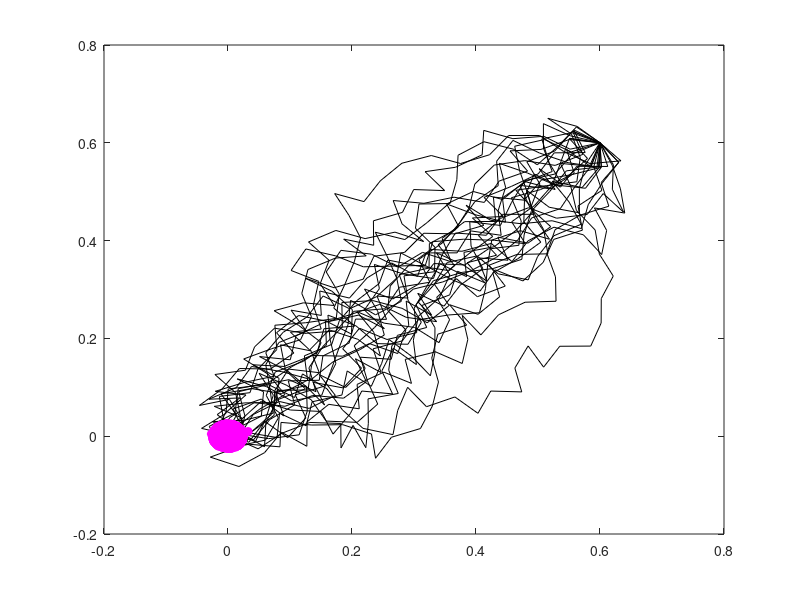
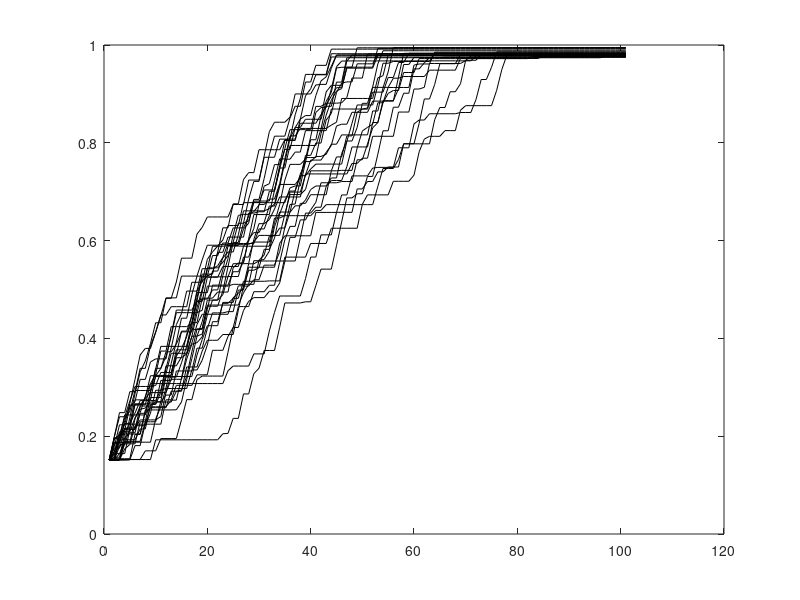
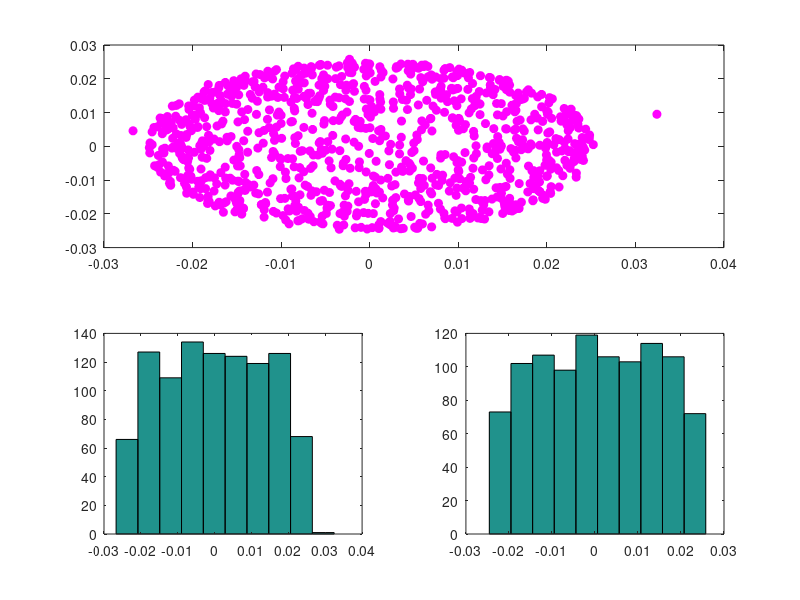

Here is the MATLAB script that generated these plots, in order: (Note: this script raises an error after producing the figures.)
%Fisher model



for n=1:1000
time=100;
x=NaN*ones(time,1);
y=NaN*ones(time,1);
dx=NaN*ones(time,1);
dy=NaN*ones(time,1);

x(1)=.6; dx(1)=0;
y(1)=.6; dy(1)=0;
sigma=-.05;            %0.5
q(1)=sqrt(x(1).^2 +y(1).^2);

for t=1:time
    
    dx0=randn(1);
    dy0=randn(1);
    a=1/sqrt(dx0^2+dy0^2);
    dx(t+1)=sigma*a*dx0;
    dy(t+1)=sigma*a*dy0;
    x(t+1)=min(max(x(t)+dx(t+1),-100),100);
    y(t+1)=min(max(y(t)+dy(t+1),-100),100);
    
    q(t+1)=sqrt(x(t+1).^2 +y(t+1).^2);
    
    if q(t+1)>q(t)
        x(t+1)=x(t);
        y(t+1)=y(t);
        q(t+1)=q(t);
    end
    
      if n==0 && t<100
        figure(2)
        subplot(2,1,1)
        plot(x(1:t+1), y(1:t+1), 'k-'); hold on
        plot([x(t+1)], [y(t+1)], 'ko', 'MarkerFaceColor', 'k')
        hold off

        subplot(2,1,2)
        plot([t t+1], 1-[q(t) q(t+1)], 'k')
        hold on
        pause(.1)
    end
    
end



if n<30
figure(1)
plot(x,y, 'k')
hold on
plot(x(end), y(end), 'mo', 'MarkerFaceColor', 'm');
pause(0.1)

figure(2)
plot(1:time+1, 1-q, 'k')
hold on
pause(0.1)
end

xend(n)=x(end);
yend(n)=y(end);
[I]=find(q<sigma);
if isempty(I)
    tend(n)=NaN;
else
    tend(n)=I(1);
end

end

figure(1)
plot(xend, yend, 'mo', 'MarkerFaceColor', 'm');

figure(3)
subplot(2,2,[1 2])
plot(xend, yend, 'mo', 'MarkerFaceColor', 'm');

subplot(2,2,3)
hist(xend)

subplot(2,2,4)
hist(yend)

figure
hist(tend)





SIGMA=[0.01 0.1 0.2 0.6 1 2 5];
MYcolor=['m' 'b' 'c' 'g' 'y' 'r' 'm'];

for s=1:length(SIGMA)

for n=1:1000
time=100;
x=NaN*ones(time,1);
y=NaN*ones(time,1);
dx=NaN*ones(time,1);
dy=NaN*ones(time,1);

x(1)=-10; dx(1)=0;
y(1)=-10; dy(1)=0;
sigma=SIGMA(s);          
q(1)=sqrt(x(1).^2 +y(1).^2);

for t=1:time
    
    dx0=randn(1);
    dy0=randn(1);
    a=1/sqrt(dx0^2+dy0^2);
    dx(t+1)=sigma*a*dx0;
    dy(t+1)=sigma*a*dy0;
    x(t+1)=min(max(x(t)+dx(t+1),-100),100);
    y(t+1)=min(max(y(t)+dy(t+1),-100),100);
    
    q(t+1)=sqrt(x(t+1).^2 +y(t+1).^2);
    
    if q(t+1)>q(t)
        x(t+1)=x(t);
        y(t+1)=y(t);
        q(t+1)=q(t);
    end
    
      if n==0 && t<100
        figure(2)
        subplot(2,1,1)
        plot(x(1:t+1), y(1:t+1), 'k-'); hold on
        plot([x(t+1)], [y(t+1)], 'ko', 'MarkerFaceColor', 'k')
        hold off

        subplot(2,1,2)
        plot([t t+1], [q(t) q(t+1)], 'k')
        hold on
        pause(.1)
    end
    
end

if n<30
figure(1)
plot(x,y, 'k')
hold on
plot(x(end), y(end), 'o', 'MarkerEdgeColor', MYcolor(s), 'MarkerFaceColor', MYcolor(s));
pause(0.1)

figure(2)
plot(1:time+1, q, MYcolor(s))
hold on
pause(0.1)
end

xend(s,n)=x(end);
yend(s,n)=y(end);
[I]=find(q<sigma);
if isempty(I)
    tend(s,n)=NaN;
else
    tend(s,n)=I(1);
end
qend(s,n)=q(end);
end

figure(1)
for ss=1:s
    if ss==length(SIGMA)
        plot(xend(ss,:), yend(ss,:), 'o', 'MarkerEdgeColor', MYcolor(ss)); hold on
    else
        plot(xend(ss,:), yend(ss,:), 'o', 'MarkerEdgeColor', MYcolor(ss), 'MarkerFaceColor', MYcolor(ss)); hold on
    end
end
end

figure
plot(SIGMA, mean(qend,2), 'o-')

